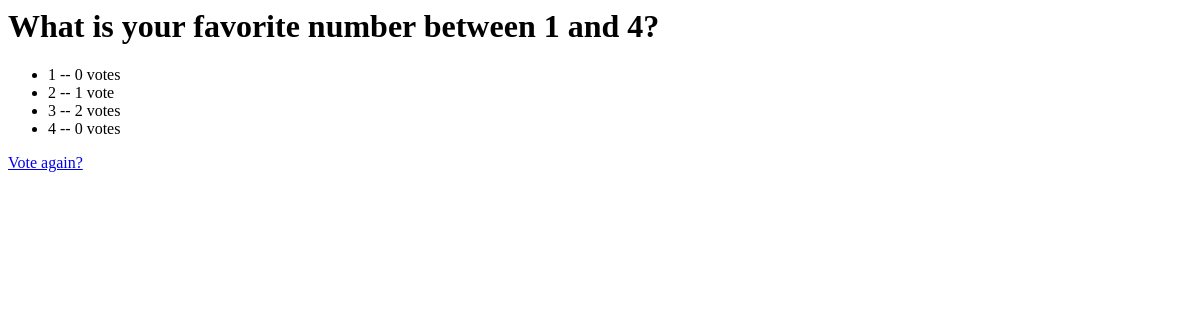
Before: /polls/1/results/ with the older database file.
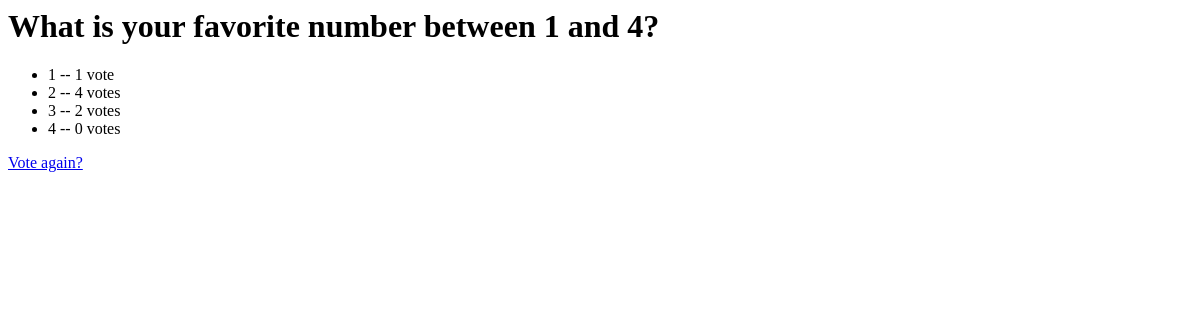
After: the same page with the newer database file.
### polls/models.py (models this page shows, shortened)
class Choice(models.Model):
    question = models.ForeignKey(Question, on_delete=models.CASCADE)
    choice_text = models.CharField(max_length=200)
    votes = models.IntegerField(default=0)

### polls/views.py (the view)
# urls.py: path('<int:pk>/results/', views.ResultsView.as_view(), name='results'),
class ResultsView(generic.DetailView):
    model = Question
    template_name = 'polls/results.html'

### polls/templates/polls/results.html
<h1>{{ question.question_text }}</h1>
<ul>
{% for choice in question.choice_set.all %}
    <li>{{ choice.choice_text }} -- {{ choice.votes }} vote{{ choice.votes|pluralize }}</li>
{% endfor %}
</ul>
<a href="{% url 'polls:detail' question.id %}">Vote again?</a>

Changed rows visible on the page:
changed Choice (number 1 of 4 on the later page): votes "0" → "1"
changed Choice (number 2 of 4 on the later page): votes "1" → "4"
